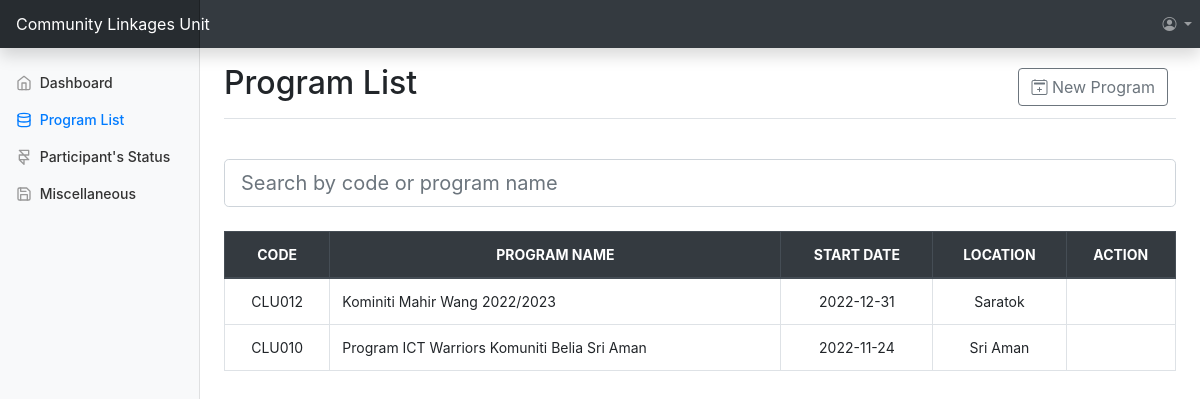
The page /staff/program.php?sid=1 on the database its author committed.
### tables this page shows
CREATE TABLE `program` (
  `progid` int(11) NOT NULL,
  `code` varchar(10) NOT NULL,
  `name` varchar(500) NOT NULL,
  `date` date NOT NULL,
  `location` varchar(1000) NOT NULL,
  `nos` int(11) NOT NULL,
  `pin` int(11) NOT NULL
);

### staff/program.php (the view, shortened to what this page needs)
<?php
include("../dbconn.php");
$sid = $_GET['sid'];
$sql = "SELECT * FROM staff WHERE sid='$sid'";
$result = mysqli_query($conn, $sql);
$row = mysqli_fetch_array($result);
$sqlProg = "SELECT * FROM program ORDER BY date DESC";
$resultProg = mysqli_query($conn, $sqlProg);
?>
<!doctype html>
<html lang="en">
<head>
    <link rel="stylesheet" href="https://cdn.jsdelivr.net/npm/bootstrap@4.6.2/dist/css/bootstrap.min.css">
    <link rel="stylesheet" href="https://cdn.jsdelivr.net/npm/bootstrap-icons@1.10.2/font/bootstrap-icons.css">
    <link href="styles/dashboard.css" rel="stylesheet">
</head>
<body>
    <nav class="navbar navbar-dark sticky-top bg-dark flex-md-nowrap p-0 shadow navbar-expand-lg">
        <a class="navbar-brand col-md-3 col-lg-2 mr-0 px-3" href="#">Community Linkages Unit</a>
        <ul class="navbar-nav ml-auto">
            <li class="nav-item dropdown">
                <a class="nav-link dropdown-toggle" href="#" role="button" data-toggle="dropdown" aria-expanded="false">
                    <i class="bi bi-person-circle"></i>
                </a>
            </li>
        </ul>
    </nav>
    <div class="container-fluid">
        <div class="row">
            <nav id="sidebarMenu" class="col-md-3 col-lg-2 d-md-block bg-light sidebar collapse">
                <div class="sidebar-sticky pt-3">
                    <ul class="nav flex-column">
                        <li class="nav-item">
                            <a class="nav-link" href="dashboard.php?sid=<?php echo $row['sid']; ?>">
                                <span data-feather="home"></span> Dashboard
                            </a>
                        </li>
                        <li class="nav-item">
                            <a class="nav-link active" href="javascript:window.location.reload(true)">
                                <span data-feather="database"></span> Program List <span class="sr-only">(current)</span>
                            </a>
                        </li>
                        <li class="nav-item">
                            <a class="nav-link" href="status.php?sid=<?php echo $row['sid']; ?>">
                                <span data-feather="framer"></span> Participant's Status
                            </a>
                        </li>
                        <li class="nav-item">
                            <a class="nav-link disabled" href="#">
                                <span data-feather="save"></span> Miscellaneous
                            </a>
                        </li>
                    </ul>
                </div>
            </nav>
            <main role="main" class="col-md-9 ml-sm-auto col-lg-10 px-md-4">
                <div class="d-flex justify-content-between flex-wrap flex-md-nowrap align-items-center pt-3 pb-2 mb-3 border-bottom">
                    <h1 class="h2">Program List</h1>
                    <div class="btn-toolbar mb-2 mb-md-0">
                        <div class="btn-group mr-2">
                            <button class="btn btn-outline-secondary" data-toggle="modal" data-target="#addnew"><i class="bi bi-calendar2-plus"></i> New Program</button>
                        </div>
                    </div>
                </div>
                <div class="mx-auto pt-4">
                    <input class="form-control form-control-lg mb-4" type="text" placeholder="Search by code or program name">
                    <table class="table table-bordered">
                        <thead class="thead-dark">
                            <tr>
                                <th style="text-align: center">CODE</th>
                                <th style="text-align: center">PROGRAM NAME</th>
                                <th style="text-align: center">START DATE</th>
                                <th style="text-align: center">LOCATION</th>
                                <th style="text-align: center">ACTION </th>
                            </tr>
                        </thead>
                        <tbody>
                                <?php
                                    while($rowProg = mysqli_fetch_array($resultProg)) {
                                        $text = ' style="text-align: center""';
                                        echo "<tr>";
                                        echo "<td".$text.">".$rowProg['code']."</td>";
                                        echo "<td>".$rowProg['name']."</td>";
                                        echo "<td".$text.">".$rowProg['date']."</td>";
                                        echo "<td".$text.">".$rowProg['location']."</td>";
                                        echo "<td></td>";
                                        echo "</tr>";
                                    }
                                ?>
                        </tbody>
                    </table>
                </div>
            </main>
        </div>
    </div>
</body>
</html>

### staff/styles/dashboard.css (style rules this page uses)
body { font-size: .875rem; }
.feather { width: 16px; height: 16px; vertical-align: text-bottom; }
.sidebar { position: fixed; top: 0; bottom: 0; left: 0; z-index: 100; padding: 48px 0 0; box-shadow: inset -1px 0 0 rgba(0, 0, 0, .1); }
.sidebar-sticky { position: relative; top: 0; height: calc(100vh - 48px); padding-top: .5rem; overflow-x: hidden; overflow-y: auto; }
.sidebar .nav-link { font-weight: 500; color: #333; }
.sidebar .nav-link .feather { margin-right: 4px; color: #999; }
.sidebar .nav-link.active { color: #007bff; }
.sidebar .nav-link:hover .feather, .sidebar .nav-link.active .feather { color: inherit; }
.navbar-brand { padding-top: .75rem; padding-bottom: .75rem; font-size: 1rem; background-color: rgba(0, 0, 0, .25); box-shadow: inset -1px 0 0 rgba(0, 0, 0, .25); }

### rows shown on the page
program: code "CLU012", name "Kominiti Mahir Wang 2022/2023", date "2022-12-31", location "Saratok"
program: code "CLU010", name "Program ICT Warriors Komuniti Belia Sri Aman", date "2022-11-24", location "Sri Aman"
